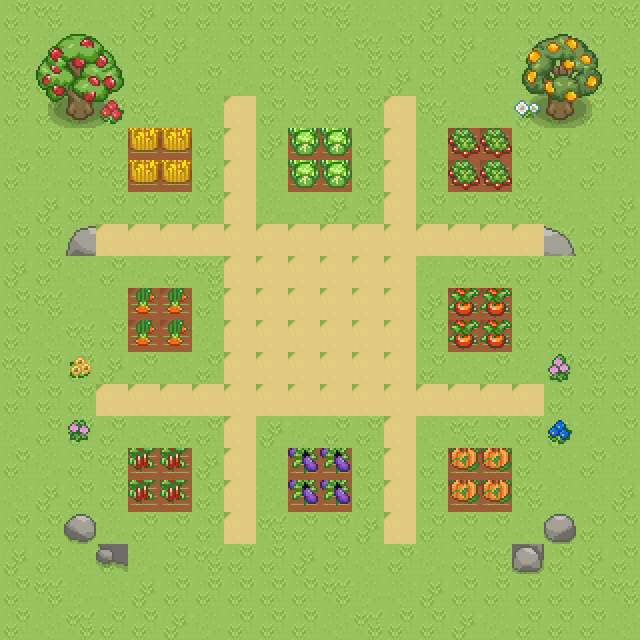

A level layout from a 2D game, rendered from its tile map. Below: a short description, then the map file with tile-grid data replaced by summaries:
An orthogonal 20x20 tile map with 32x32 px tiles, 6 tile layers (ground, paths, soil, orchard_preview, ...), 7 tilesets and 8 objects (8x plot).

<map version="1.10" tiledversion="1.11.2" orientation="orthogonal" renderorder="right-down" width="20" height="20" tilewidth="32" tileheight="32" infinite="0" backgroundcolor="#d8e7b5" nextlayerid="8" nextobjectid="9">
  <properties>
    <property name="growstepView" value="orthogonal" />
    <property name="sourcePack" value="VectoRaith Farming Sim Essentials" />
  </properties>
  <tileset firstgid="1" source="vectoraith_terrain.tsx" />
  <tileset firstgid="257" source="vectoraith_crops.tsx" />
  <tileset firstgid="513" source="vectoraith_crops_dense.tsx" />
  <tileset firstgid="769" source="vectoraith_details.tsx" />
  <tileset firstgid="1025" source="vectoraith_orchard.tsx" />
  <tileset firstgid="1281" source="vectoraith_buildings.tsx" />
  <tileset firstgid="1537" source="vectoraith_soil_growstep.tsx" />
  <layer id="1" name="ground" width="20" height="20">
    <data>[400 cells, 400 non-empty, 5 distinct tile ids]</data>
  </layer>
  <layer id="2" name="paths" width="20" height="20">
    <data>[400 cells, 68 non-empty, 1 distinct tile ids]</data>
  </layer>
  <layer id="3" name="soil" width="20" height="20">
    <data>[400 cells, 32 non-empty, 1 distinct tile ids]</data>
  </layer>
  <layer id="4" name="orchard_preview" width="20" height="20">
    <data>[400 cells, 18 non-empty, 18 distinct tile ids]</data>
  </layer>
  <layer id="5" name="plants_preview" width="20" height="20">
    <data>[400 cells, 32 non-empty, 8 distinct tile ids]</data>
  </layer>
  <layer id="6" name="decor" width="20" height="20">
    <data>[400 cells, 12 non-empty, 12 distinct tile ids]</data>
  </layer>
  <objectgroup id="7" name="plots">
    <object id="1" name="plot_0" class="plot" x="160" y="160">
      <point />
      <properties>
        <property name="gridX" value="4" type="int" />
        <property name="gridY" value="4" type="int" />
        <property name="species" value="corn" />
        <property name="stage0Tile" value="24" type="int" />
        <property name="stage1Tile" value="25" type="int" />
        <property name="stage2Tile" value="26" type="int" />
        <property name="stage3Tile" value="27" type="int" />
      </properties>
    </object>
    <object id="2" name="plot_1" class="plot" x="320" y="160">
      <point />
      <properties>
        <property name="gridX" value="9" type="int" />
        <property name="gridY" value="4" type="int" />
        <property name="species" value="cabbage" />
        <property name="stage0Tile" value="52" type="int" />
        <property name="stage1Tile" value="53" type="int" />
        <property name="stage2Tile" value="54" type="int" />
        <property name="stage3Tile" value="55" type="int" />
      </properties>
    </object>
    <object id="3" name="plot_2" class="plot" x="480" y="160">
      <point />
      <properties>
        <property name="gridX" value="14" type="int" />
        <property name="gridY" value="4" type="int" />
        <property name="species" value="strawberry" />
        <property name="stage0Tile" value="80" type="int" />
        <property name="stage1Tile" value="81" type="int" />
        <property name="stage2Tile" value="82" type="int" />
        <property name="stage3Tile" value="83" type="int" />
      </properties>
    </object>
    <object id="4" name="plot_3" class="plot" x="160" y="320">
      <point />
      <properties>
        <property name="gridX" value="4" type="int" />
        <property name="gridY" value="9" type="int" />
        <property name="species" value="carrot" />
        <property name="stage0Tile" value="112" type="int" />
        <property name="stage1Tile" value="113" type="int" />
        <property name="stage2Tile" value="114" type="int" />
        <property name="stage3Tile" value="115" type="int" />
      </properties>
    </object>
    <object id="5" name="plot_4" class="plot" x="480" y="320">
      <point />
      <properties>
        <property name="gridX" value="14" type="int" />
        <property name="gridY" value="9" type="int" />
        <property name="species" value="tomato" />
        <property name="stage0Tile" value="144" type="int" />
        <property name="stage1Tile" value="145" type="int" />
        <property name="stage2Tile" value="146" type="int" />
        <property name="stage3Tile" value="147" type="int" />
      </properties>
    </object>
    <object id="6" name="plot_5" class="plot" x="160" y="480">
      <point />
      <properties>
        <property name="gridX" value="4" type="int" />
        <property name="gridY" value="14" type="int" />
        <property name="species" value="pepper" />
        <property name="stage0Tile" value="152" type="int" />
        <property name="stage1Tile" value="153" type="int" />
        <property name="stage2Tile" value="154" type="int" />
        <property name="stage3Tile" value="155" type="int" />
      </properties>
    </object>
    <object id="7" name="plot_6" class="plot" x="320" y="480">
      <point />
      <properties>
        <property name="gridX" value="9" type="int" />
        <property name="gridY" value="14" type="int" />
        <property name="species" value="eggplant" />
        <property name="stage0Tile" value="212" type="int" />
        <property name="stage1Tile" value="213" type="int" />
        <property name="stage2Tile" value="214" type="int" />
        <property name="stage3Tile" value="215" type="int" />
      </properties>
    </object>
    <object id="8" name="plot_7" class="plot" x="480" y="480">
      <point />
      <properties>
        <property name="gridX" value="14" type="int" />
        <property name="gridY" value="14" type="int" />
        <property name="species" value="pumpkin" />
        <property name="stage0Tile" value="240" type="int" />
        <property name="stage1Tile" value="241" type="int" />
        <property name="stage2Tile" value="242" type="int" />
        <property name="stage3Tile" value="243" type="int" />
      </properties>
    </object>
  </objectgroup>
</map>
